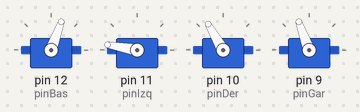
The sketch below on a simulated Arduino Uno, built with avr-gcc and run on an emulated ATmega328P. On the bench: 4 × servo.

Above: at 0.1 s.
At 7.1 s:
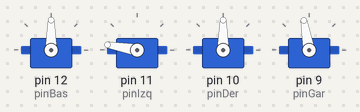
At 17.1 s:
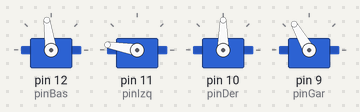
At 25.6 s:
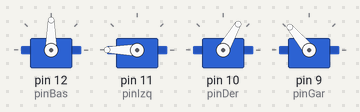
At 28.8 s:
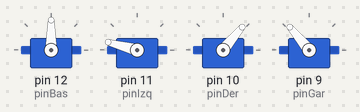
At 33.6 s:
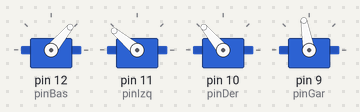
Timing chart, 0 to 40.0 s (numbered marks = the images above):
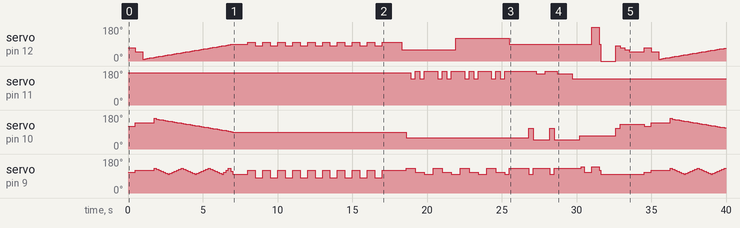

Measured:
- by itself, servo on pin 12 (pinBas): 70° → 50° at 0.50 s, → 10° 0.50 s later, → 12° 0.15 s later, → 14° 0.15 s later, … (103 changes in this stretch)
- by itself, servo on pin 11 (pinIzq): 170° → 140° at 18.9 s, → 180° 0.30 s later, → 140° 0.30 s later, → 180° 0.30 s later, … (20 changes in this stretch)

The sketch:

brazo.ino
```cpp
/*Nombre del programa: Código para brazo robótico controlado por Arduino.
  Versión: 2.3.
  Creado por: Nicolas Garcia Vega, Juan Camilo Arango.
  Modificado por: Nicolas Garcia, Juan Camilo Arango.
  Fecha modificacion: Mayo 04 de 2018.
  */

#include <Servo.h>

#define pinBas 12
#define pinIzq 11
#define pinDer 10
#define pinGar 9

#define De 90
#define Ga 100
#define Iz 170
#define Ba 90

/*La garra cierra con +30*/

Servo Bas;
Servo Izq;
Servo Der;
Servo Gar;

void setup ()
{
  Bas.attach(pinBas);
  Izq.attach(pinIzq);
  Der.attach(pinDer);
  Gar.attach(pinGar);
  Bas.write(Ba);
  Gar.write(Ga);
  Izq.write(Iz);
  Der.write(De);
}

void loop()
{
  Bas.write(Ba-20);
  Der.write(De+30);
  Gar.write(Ga+10);
  delay(500);
  Bas.write(Ba-40);
  Der.write(De+50);
  Gar.write(Ga+20);
  delay(500);

  /*BASE*/

  Bas.write(Ba-80);
  delay(150);
  Bas.write(Ba-78);
  delay(150);
  Bas.write(Ba-76);
  delay(150);
  Bas.write(Ba-74);
  delay(150);
  Bas.write(Ba-72);
  delay(150);
  Der.write(De+72);
  Bas.write(Ba-70);
  Gar.write(Ga+30);
  delay(150);
  Der.write(De+68);
  Bas.write(Ba-68);
  Gar.write(Ga+25);
  delay(150);
  Der.write(De+66);
  Bas.write(Ba-66);
  Gar.write(Ga+20);
  delay(150);
  Der.write(De+64);
  Bas.write(Ba-64);
  Gar.write(Ga+15);
  delay(150);
  Der.write(De+62);
  Bas.write(Ba-62);
  Gar.write(Ga+10);
  delay(150);
  Der.write(De+60);
  Bas.write(Ba-60);
  Gar.write(Ga+5);
  delay(150);
  Der.write(De+58);
  Bas.write(Ba-58);
  Gar.write(Ga+0);
  delay(150);
  Der.write(De+56);
  Bas.write(Ba-56);
  Gar.write(Ga+5);
  delay(150);
  Der.write(De+54);
  Bas.write(Ba-54);
  Gar.write(Ga+10);
  delay(150);
  Der.write(De+52);
  Bas.write(Ba-52);
  Gar.write(Ga+15);
  delay(150);
  Der.write(De+50);
  Bas.write(Ba-50);
  Gar.write(Ga+20);
  delay(150);
  Der.write(De+48);
  Bas.write(Ba-48);
  Gar.write(Ga+25);
  delay(150);
  Der.write(De+46);
  Bas.write(Ba-46);
  Gar.write(Ga+30);
  delay(150);
  Der.write(De+44);
  Bas.write(Ba-44);
  Gar.write(Ga+25);
  delay(150);
  Der.write(De+42);
  Bas.write(Ba-42);
  Gar.write(Ga+20);
  delay(150);
  Der.write(De+40);
  Bas.write(Ba-40);
  Gar.write(Ga+15);
  delay(150);
  Der.write(De+38);
  Bas.write(Ba-38);
  Gar.write(Ga+10);
  delay(150);
  Der.write(De+36);
  Bas.write(Ba-36);
  Gar.write(Ga+5);
  delay(150);
  Der.write(De+34);
  Bas.write(Ba-34);
  Gar.write(Ga+0);
  delay(150);
  Der.write(De+32);
  Bas.write(Ba-32);
  Gar.write(Ga+5);
  delay(150);
  Der.write(De+30);
  Bas.write(Ba-30);
  Gar.write(Ga+10);
  delay(150);
  Der.write(De+28);
  Bas.write(Ba-28);
  Gar.write(Ga+15);
  delay(150);
  Der.write(De+26);
  Bas.write(Ba-26);
  Gar.write(Ga+20);
  delay(150);
  Der.write(De+24);
  Bas.write(Ba-24);
  Gar.write(Ga+25);
  delay(150);
  Der.write(De+22);
  Bas.write(Ba-22);
  Gar.write(Ga+30);
  delay(150);
  Der.write(De+20);
  Bas.write(Ba-20);
  Gar.write(Ga+25);
  delay(150);
  Der.write(De+18);
  Bas.write(Ba-18);
  Gar.write(Ga+20);
  delay(150);
  Der.write(De+16);
  Bas.write(Ba-16);
  Gar.write(Ga+15);
  delay(150);
  Der.write(De+14);
  Bas.write(Ba-14);
  Gar.write(Ga+10);
  delay(150);
  Der.write(De+12);
  Bas.write(Ba-12);
  Gar.write(Ga+5);
  delay(150);
  Der.write(De+10);
  Bas.write(Ba-10);
  Gar.write(Ga+0);
  delay(150);
  Der.write(De+8);
  Bas.write(Ba-8);
  Gar.write(Ga+10);
  delay(150);
  Der.write(De+6);
  Bas.write(Ba-6);
  Gar.write(Ga+20);
  delay(150);
  Der.write(De+4);
  Bas.write(Ba-4);
  Gar.write(Ga+30);
  delay(150);
  Der.write(De+2);
  Bas.write(Ba-2);
  Gar.write(Ga+15);
  delay(150);
  Der.write(De+0);
  Bas.write(Ba+0);
  Gar.write(Ga+0);
  delay(1000);


  /*   C   A   M   B   I   O   PASOS*/

  Bas.write(Ba+8);
  Gar.write(Ga+20);
  delay(500);
  Bas.write(Ba-8);
  Gar.write(Ga-20);
  delay(500);
  Bas.write(Ba+8);
  Gar.write(Ga+20);
  delay(500);
  Bas.write(Ba-8);
  Gar.write(Ga-20);
  delay(500);
  Bas.write(Ba+8);
  Gar.write(Ga+20);
  delay(500);
  Bas.write(Ba-8);
  Gar.write(Ga-20);
  delay(500);
  Bas.write(Ba+8);
  Gar.write(Ga+20);
  delay(500);
  Bas.write(Ba-8);
  Gar.write(Ga-20);
  delay(500);
  Bas.write(Ba+8);
  Gar.write(Ga+20);
  delay(500);
  Bas.write(Ba-8);
  Gar.write(Ga-20);
  delay(500);
  Bas.write(Ba+8);
  Gar.write(Ga+20);
  delay(500);
  Bas.write(Ba-8);
  Gar.write(Ga-20);
  delay(500);
  Bas.write(Ba+8);
  Gar.write(Ga+20);
  delay(500);
  Bas.write(Ba-8);
  Gar.write(Ga-20);
  delay(500);
  Bas.write(Ba+8);
  Gar.write(Ga+20);
  delay(500);
  Bas.write(Ba-8);
  Gar.write(Ga-20);
  delay(500);
  Bas.write(Ba+8);
  Gar.write(Ga+20);
  delay(500);
  Bas.write(Ba-8);
  Gar.write(Ga-20);
  delay(500);
  Bas.write(Ba+8);
  Gar.write(Ga+20);
  delay(1300);

  /*Cambio*/

  Bas.write(Ba-30);
  delay(300);
  Der.write(De-30);
  Gar.write(Ga+30);
  delay(300);
  Izq.write(Iz-30);
  delay(300);
  Izq.write(Iz+30);
  Gar.write(Ga+10);
  delay(300);
  Izq.write(Iz-30);
  delay(300);
  Izq.write(Iz+30);
  Gar.write(Ga+0);
  delay(300);
  Bas.write(Ba-30);
  delay(300);
  Der.write(De-30);
  Gar.write(Ga+30);
  delay(300);
  Izq.write(Iz-30);
  delay(300);
  Izq.write(Iz+30);
  Gar.write(Ga+10);
  delay(300);
  Izq.write(Iz-30);
  delay(300);
  Izq.write(Iz+30);
  Gar.write(Ga+0);
  delay(300);

  /*Cambio*/

  Bas.write(Ba+30);
  delay(300);
  Der.write(De-30);
  Gar.write(Ga+30);
  delay(300);
  Izq.write(Iz-30);
  delay(300);
  Izq.write(Iz+30);
  Gar.write(Ga+10);
  delay(300);
  Izq.write(Iz-30);
  delay(300);
  Izq.write(Iz+30);
  Gar.write(Ga+0);
  delay(300);
  Bas.write(Ba+30);
  delay(300);
  Der.write(De-30);
  Gar.write(Ga+30);
  delay(300);
  Izq.write(Iz-30);
  delay(300);
  Izq.write(Iz+30);
  Gar.write(Ga+10);
  delay(300);
  Izq.write(Iz-30);
  delay(300);
  Izq.write(Iz+30);
  Gar.write(Ga+0);
  delay(300);

  /*Cambio*/

  Gar.write(Ga+30);
  Bas.write(Ba+0);
  delay(1000);
  Izq.write(Iz+10);
  delay(300);
  Der.write(De+20);
  Gar.write(Ga+0);
  delay(300);
  Der.write(De-40);
  Gar.write(Ga+30);
  delay(200);
  Izq.write(Iz-5);
  delay(300);
  Gar.write(Ga+30);
  Bas.write(Ba+0);
  delay(300);
  Izq.write(Iz+10);
  delay(300);
  Der.write(De+20);
  Gar.write(Ga+0);
  delay(300);
  Der.write(De-40);
  Gar.write(Ga+30);
  delay(200);
  Izq.write(Iz-5);
  delay(1000);
  Izq.write(Iz-30);
  delay(500);
  Der.write(De-20);
  delay(100);
  Gar.write(Ga+40);
  delay(200);
  Gar.write(Ga+10);
  delay(500);

  /*GIRO 180*/

  Bas.write(Ba+90);
  Gar.write(Ga+40);
  delay(500);
  Bas.write(Ba+0);
  Gar.write(Ga+20);
  delay(100);
  Bas.write(Ba-90);
  Gar.write(Ga+0);
  delay(1000);

  /*Volver a la posicion*/

  Bas.write(Ba-10);
  Der.write(De+20);
  delay(300);
  Bas.write(Ba-20);
  Der.write(De+40);
  delay(300);
  Bas.write(Ba-30);
  delay(300);
  Bas.write(Ba-40);
  delay(1000);
}
```
